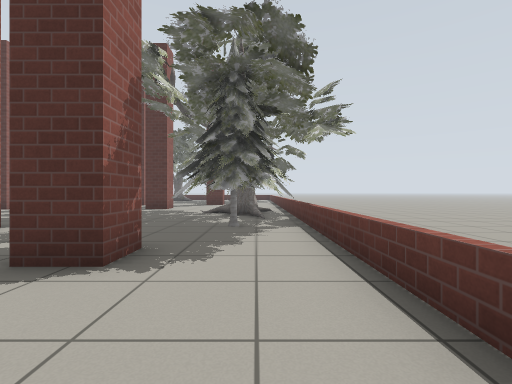
[1] (above)

19 first-person views from a walk through a world built for the Gazebo simulator. The camera is 0.8 m above the floor, looks level and sees 85° across. Floor lines are 1 m apart. The floor is counted in squares, 1 m on a side. Each view is taken from the middle of a square. On the plan, view 1 faces up. The plan holds only what a view shows up to about 10 squares ahead; the rest is blank. Gazebo's built-in surfaces are drawn with simple patterns.

[2]
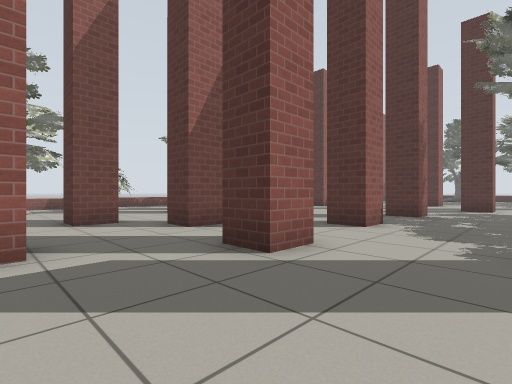

[3]
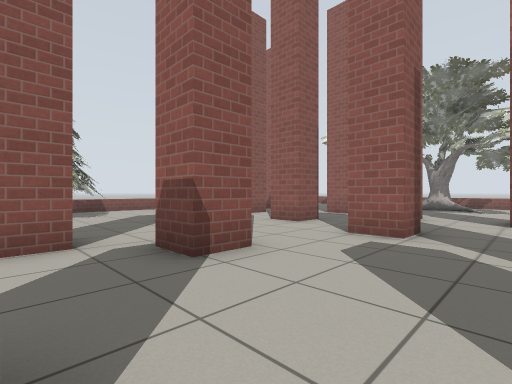

[4]
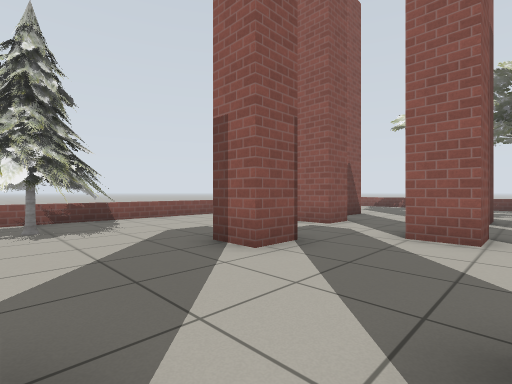

[5]
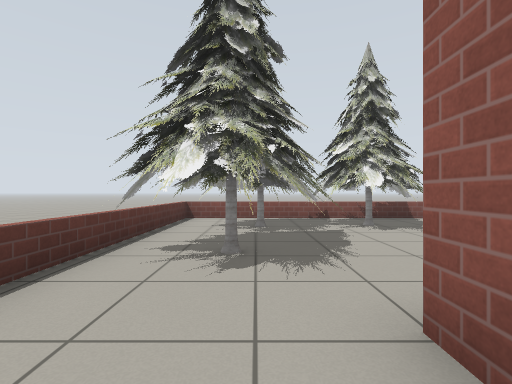

[6]
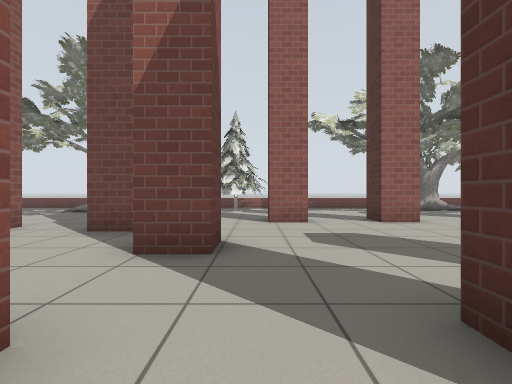

[7]
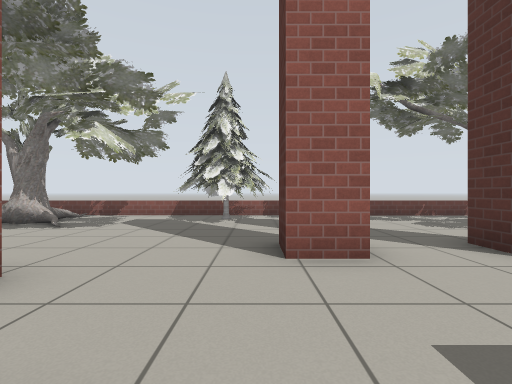

[8]
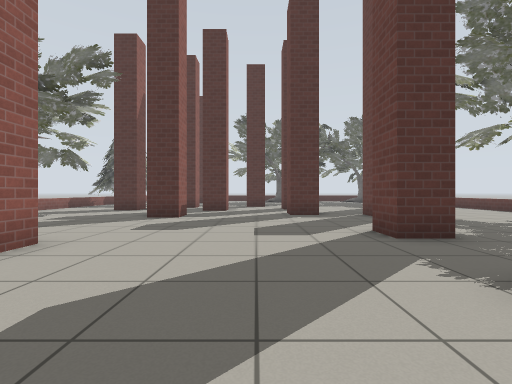

[9]
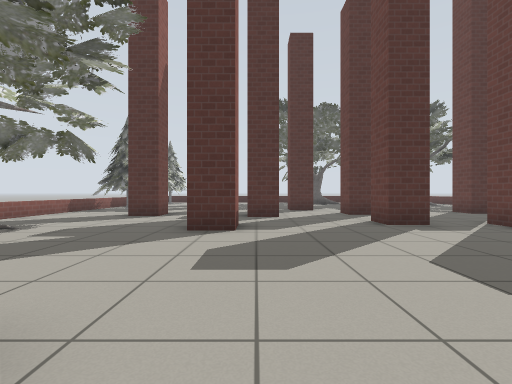

[10]
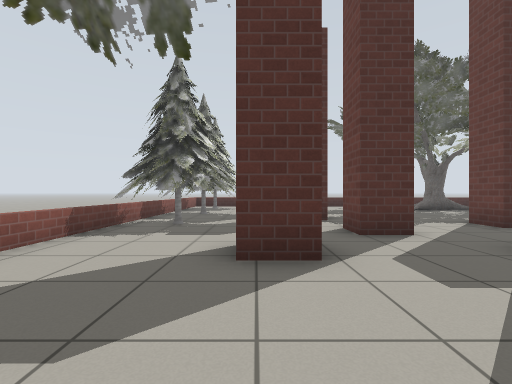

[11]
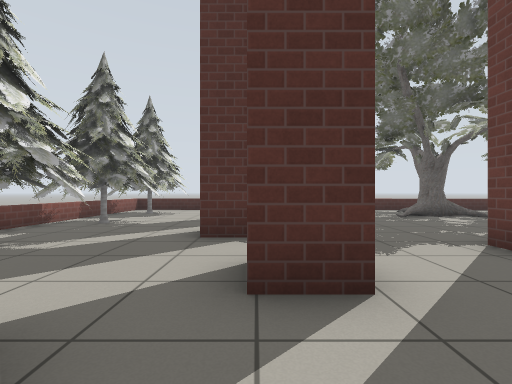

[12]
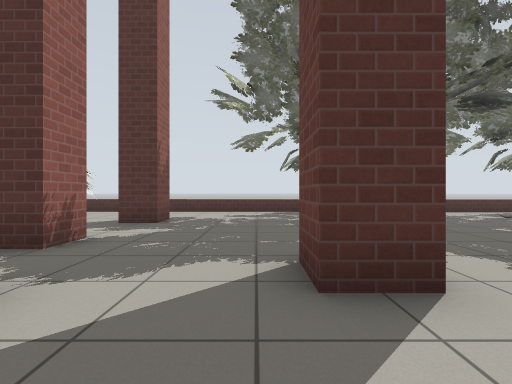

[13]
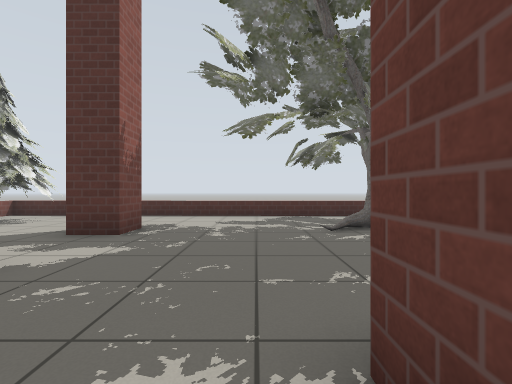

[14]
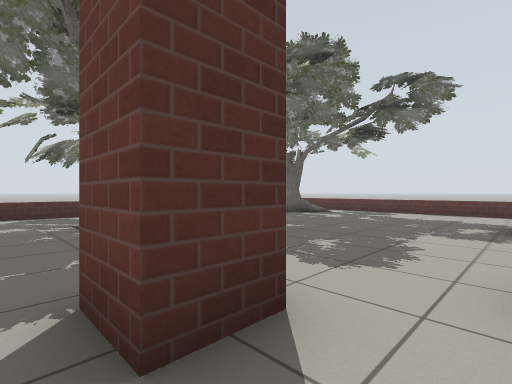

[15]
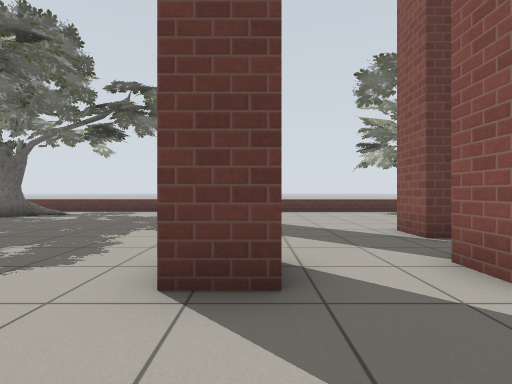

[16]
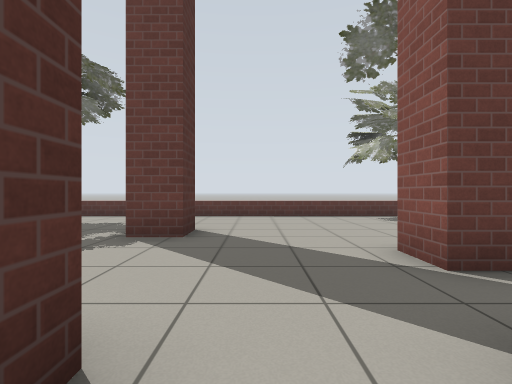

[17]
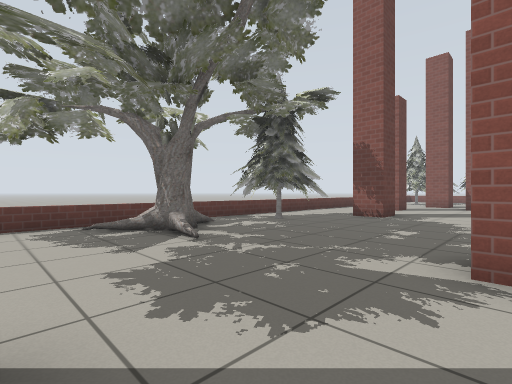

[18]
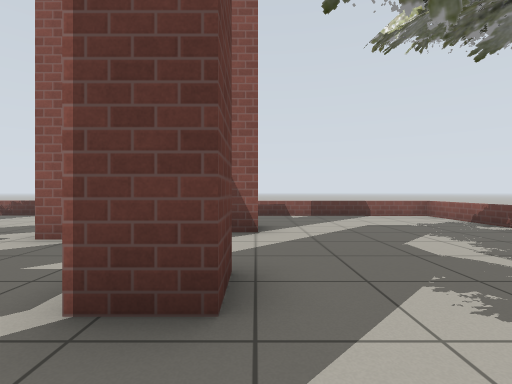

[19]
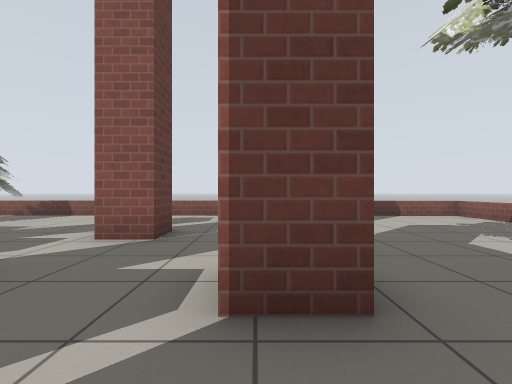

### Floor plan
Points are (right, up) in squares from view 1. A wall is a line through its corners. A room is listed if a view was taken in it or the views show most of it. See-through windows are left out.
Room 1 (views 1, 2, 3, 4, 5, 6, 7, 8, 9, 10, 11, 12, 13, 14, 15, 16, 17, 18, 19)
walls: (-5.4, 9.9) (-5.4, 8.8) (-6.6, 8.8) (-6.6, 9.9); (-5.8, 6.4) (-5.8, 5.3) (-6.8, 5.3); (-12.4, 8.4) (-12.4, 7.3) (-13.4, 7.3); (-6.8, 13.8) (-7.7, 13.8) (-7.7, 14.8) (-6.8, 14.8); (-5.2, 13.1) (-5.2, 14.1) (-4.1, 14.1); (-12.4, 5.4) (-12.4, 4.4) (-13.4, 4.4); (-9.5, 3.4) (-8.6, 3.4) (-8.6, 2.4) (-9.6, 2.4); (-11.4, 13.8) (-11.4, 12.8) (-12.5, 12.8); (-5.4, 2.8) (-5.4, 1.7) (-6.5, 1.7); (-10.2, 15.9) (-11.2, 15.9); (-2.6, 4) (-1.6, 4) (-1.6, 3) (-2.6, 3) (-2.6, 4); (-10.6, 1.6) (-10.6, 0.6) (-11.6, 0.6); (-6.6, 16.8) (-7.7, 16.8) (-7.7, 17.9); (-8.2, -0.6) (-7.2, -0.6) (-7.2, -1.6); (-12, 18.2) (-13.1, 18.2) (-13.1, 19.2); (-14.2, 17) (-14.2, 16.3) (-15.2, 16.3); (-2.1, 17.3) (-3.1, 17.3) (-3.1, 18.4); (-8.5, 19.2) (-9.5, 19.2) (-9.5, 20.2); (-11.5, -1.4) (-11, -1.4); (-4.9, -2) (-3.9, -2) (-3.9, -3); (-9.2, -3.6) (-8.2, -3.6) (-8.2, -4.6); (-3, -3.6) (-2.1, -3.6); (-13, 22) (-13, 20.9) (-14, 20.9); (-2, -4) (-2, -4.6); (-12.8, -4.8) (-12.8, -3.8) (-11.8, -3.8); (-6.9, -5.8) (-5.8, -5.8) (-5.8, -6.9); (-12.5, 25.2) (-12.5, 24.2) (-13.6, 24.2); (-10.3, -7.8) (-10.3, -6.7) (-9.3, -6.7) (-9.3, -7.8); (-13.1, -7.6) (-12, -7.6)
low walls: (-18.5, 11.2) (-18.5, 7.9); (1.2, 1.3) (1.3, 8.1); (-18.6, 2.6) (-18.6, -4.8); (-18.4, 18.2) (-18.4, 15.1); (-8, 28.3) (-13.8, 28.4); (-18.7, -8.1) (-18.7, -11.3) (-13, -11.4); (-10.7, -11.4) (1.1, -11.6) (1.2, -5.4); (-16.5, 28.5) (-18.3, 28.5) (-18.3, 28)
objects: other object (-19, 2) to (-16, 4); other object (-18, 11) to (-17, 12); other object (-18, 19) to (-16, 21); other object (-18, 22) to (-16, 24); other object (-18, 25) to (-16, 28); other object (-17, -3) to (-16, -1); other object (-8, 25) to (-6, 26); other object (-5, -11) to (-2, -8); other object (-2, -8) to (0, -5); other object (-2, 5) to (0, 8); other object (-2, 24) to (-1, 26); other object (-1, -11) to (0, -9); other object (-1, 9) to (0, 11)

Where each view was taken, in squares from view 1:
view 1: 0 up, 0 right, facing up
view 2: 1 down, 3 left, facing up-left
view 3: 1 up, 2 left, facing down-left
view 4: 3 down, 3 left, facing down-left
view 5: 3 down, 1 left, facing down
view 6: 4 up, 5 left, facing left
view 7: 4 up, 9 left, facing left
view 8: 4 up, 9 left, facing up
view 9: 7 up, 11 left, facing up
view 10: 13 up, 15 left, facing up
view 11: 16 up, 13 left, facing up
view 12: 17 up, 10 left, facing up
view 13: 19 up, 10 left, facing up
view 14: 18 up, 10 left, facing up-right
view 15: 17 up, 10 left, facing right
view 16: 16 up, 8 left, facing right
view 17: 13 up, 6 left, facing down-right
view 18: 2 down, 13 left, facing down
view 19: 2 down, 12 left, facing down
